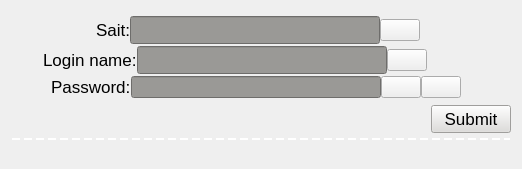
<?xml version="1.0" encoding="UTF-8"?>
<ui version="4.0">
 <class>newPasswordContainer</class>
 <widget class="QWidget" name="newPasswordContainer">
  <property name="geometry">
   <rect>
    <x>0</x>
    <y>0</y>
    <width>518</width>
    <height>169</height>
   </rect>
  </property>
  <property name="font">
   <font>
    <pointsize>13</pointsize>
   </font>
  </property>
  <property name="cursor">
   <cursorShape>ArrowCursor</cursorShape>
  </property>
  <property name="windowTitle">
   <string>Form</string>
  </property>
  <property name="layoutDirection">
   <enum>Qt::LeftToRight</enum>
  </property>
  <property name="styleSheet">
   <string notr="true">QLineEdit{
	background-color: rgb(154, 153, 150);
}
</string>
  </property>
  <layout class="QVBoxLayout" name="verticalLayout">
   <item alignment="Qt::AlignTop">
    <widget class="QFrame" name="newPasswordSubContainer">
     <property name="minimumSize">
      <size>
       <width>500</width>
       <height>0</height>
      </size>
     </property>
     <property name="maximumSize">
      <size>
       <width>500</width>
       <height>300</height>
      </size>
     </property>
     <property name="cursor">
      <cursorShape>ArrowCursor</cursorShape>
     </property>
     <property name="styleSheet">
      <string notr="true">#newPasswordSubContainer{
	border : 0px solid blue;
	border-bottom:2px dashed rgb(255, 255, 255);
}</string>
     </property>
     <layout class="QVBoxLayout" name="verticalLayout_2">
      <property name="spacing">
       <number>2</number>
      </property>
      <property name="leftMargin">
       <number>0</number>
      </property>
      <property name="topMargin">
       <number>5</number>
      </property>
      <property name="rightMargin">
       <number>0</number>
      </property>
      <property name="bottomMargin">
       <number>5</number>
      </property>
      <item alignment="Qt::AlignLeft">
       <widget class="QWidget" name="sait_widget" native="true">
        <property name="sizePolicy">
         <sizepolicy hsizetype="Preferred" vsizetype="Preferred">
          <horstretch>0</horstretch>
          <verstretch>0</verstretch>
         </sizepolicy>
        </property>
        <property name="minimumSize">
         <size>
          <width>450</width>
          <height>0</height>
         </size>
        </property>
        <property name="maximumSize">
         <size>
          <width>450</width>
          <height>16777215</height>
         </size>
        </property>
        <layout class="QHBoxLayout" name="horizontalLayout">
         <property name="spacing">
          <number>0</number>
         </property>
         <property name="leftMargin">
          <number>0</number>
         </property>
         <property name="topMargin">
          <number>0</number>
         </property>
         <property name="rightMargin">
          <number>0</number>
         </property>
         <property name="bottomMargin">
          <number>0</number>
         </property>
         <item>
          <spacer name="sait_spacer_left">
           <property name="orientation">
            <enum>Qt::Horizontal</enum>
           </property>
           <property name="sizeHint" stdset="0">
            <size>
             <width>40</width>
             <height>20</height>
            </size>
           </property>
          </spacer>
         </item>
         <item alignment="Qt::AlignRight">
          <widget class="QLabel" name="sait_label">
           <property name="font">
            <font>
             <pointsize>13</pointsize>
            </font>
           </property>
           <property name="text">
            <string>Sait:</string>
           </property>
          </widget>
         </item>
         <item>
          <widget class="QLineEdit" name="sait_input">
           <property name="minimumSize">
            <size>
             <width>250</width>
             <height>28</height>
            </size>
           </property>
           <property name="maximumSize">
            <size>
             <width>250</width>
             <height>16777215</height>
            </size>
           </property>
           <property name="font">
            <font>
             <pointsize>13</pointsize>
            </font>
           </property>
           <property name="layoutDirection">
            <enum>Qt::RightToLeft</enum>
           </property>
           <property name="styleSheet">
            <string notr="true"/>
           </property>
           <property name="echoMode">
            <enum>QLineEdit::Normal</enum>
           </property>
          </widget>
         </item>
         <item>
          <widget class="QPushButton" name="sait_copy_btn">
           <property name="text">
            <string/>
           </property>
           <property name="icon">
            <iconset resource="resources.qrc">
             <normaloff>:/icons/icons/clipboard.svg</normaloff>:/icons/icons/clipboard.svg</iconset>
           </property>
           <property name="iconSize">
            <size>
             <width>24</width>
             <height>24</height>
            </size>
           </property>
          </widget>
         </item>
         <item>
          <spacer name="sait_spacer_right">
           <property name="orientation">
            <enum>Qt::Horizontal</enum>
           </property>
           <property name="sizeType">
            <enum>QSizePolicy::Preferred</enum>
           </property>
           <property name="sizeHint" stdset="0">
            <size>
             <width>41</width>
             <height>20</height>
            </size>
           </property>
          </spacer>
         </item>
        </layout>
       </widget>
      </item>
      <item>
       <widget class="QWidget" name="login_name_widget" native="true">
        <property name="minimumSize">
         <size>
          <width>450</width>
          <height>0</height>
         </size>
        </property>
        <property name="maximumSize">
         <size>
          <width>450</width>
          <height>16777215</height>
         </size>
        </property>
        <layout class="QHBoxLayout" name="horizontalLayout_2">
         <property name="spacing">
          <number>0</number>
         </property>
         <property name="leftMargin">
          <number>0</number>
         </property>
         <property name="topMargin">
          <number>0</number>
         </property>
         <property name="rightMargin">
          <number>0</number>
         </property>
         <property name="bottomMargin">
          <number>0</number>
         </property>
         <item>
          <spacer name="login_name_spacer_left">
           <property name="orientation">
            <enum>Qt::Horizontal</enum>
           </property>
           <property name="sizeHint" stdset="0">
            <size>
             <width>40</width>
             <height>20</height>
            </size>
           </property>
          </spacer>
         </item>
         <item alignment="Qt::AlignRight">
          <widget class="QLabel" name="login_name_label">
           <property name="font">
            <font>
             <pointsize>13</pointsize>
            </font>
           </property>
           <property name="text">
            <string>Login name:</string>
           </property>
          </widget>
         </item>
         <item alignment="Qt::AlignRight|Qt::AlignTop">
          <widget class="QLineEdit" name="login_name_input">
           <property name="minimumSize">
            <size>
             <width>250</width>
             <height>28</height>
            </size>
           </property>
           <property name="maximumSize">
            <size>
             <width>250</width>
             <height>16777215</height>
            </size>
           </property>
           <property name="font">
            <font>
             <pointsize>13</pointsize>
            </font>
           </property>
           <property name="echoMode">
            <enum>QLineEdit::Normal</enum>
           </property>
          </widget>
         </item>
         <item>
          <widget class="QPushButton" name="login_copy_btn">
           <property name="text">
            <string/>
           </property>
           <property name="icon">
            <iconset resource="resources.qrc">
             <normaloff>:/icons/icons/clipboard.svg</normaloff>:/icons/icons/clipboard.svg</iconset>
           </property>
           <property name="iconSize">
            <size>
             <width>24</width>
             <height>24</height>
            </size>
           </property>
          </widget>
         </item>
         <item>
          <spacer name="login_name_spacer_right">
           <property name="orientation">
            <enum>Qt::Horizontal</enum>
           </property>
           <property name="sizeType">
            <enum>QSizePolicy::Preferred</enum>
           </property>
           <property name="sizeHint" stdset="0">
            <size>
             <width>41</width>
             <height>20</height>
            </size>
           </property>
          </spacer>
         </item>
        </layout>
       </widget>
      </item>
      <item alignment="Qt::AlignLeft">
       <widget class="QWidget" name="password_widget" native="true">
        <property name="minimumSize">
         <size>
          <width>450</width>
          <height>0</height>
         </size>
        </property>
        <property name="maximumSize">
         <size>
          <width>450</width>
          <height>16777215</height>
         </size>
        </property>
        <layout class="QHBoxLayout" name="horizontalLayout_3" stretch="0,0,0,0,0">
         <property name="spacing">
          <number>0</number>
         </property>
         <property name="leftMargin">
          <number>0</number>
         </property>
         <property name="topMargin">
          <number>0</number>
         </property>
         <property name="rightMargin">
          <number>0</number>
         </property>
         <property name="bottomMargin">
          <number>5</number>
         </property>
         <item>
          <spacer name="password_spacer_left">
           <property name="orientation">
            <enum>Qt::Horizontal</enum>
           </property>
           <property name="sizeHint" stdset="0">
            <size>
             <width>40</width>
             <height>20</height>
            </size>
           </property>
          </spacer>
         </item>
         <item alignment="Qt::AlignRight">
          <widget class="QLabel" name="password_label">
           <property name="font">
            <font>
             <pointsize>13</pointsize>
            </font>
           </property>
           <property name="text">
            <string>Password:</string>
           </property>
          </widget>
         </item>
         <item alignment="Qt::AlignHCenter">
          <widget class="QLineEdit" name="password_input">
           <property name="sizePolicy">
            <sizepolicy hsizetype="Fixed" vsizetype="Fixed">
             <horstretch>0</horstretch>
             <verstretch>0</verstretch>
            </sizepolicy>
           </property>
           <property name="minimumSize">
            <size>
             <width>250</width>
             <height>22</height>
            </size>
           </property>
           <property name="maximumSize">
            <size>
             <width>250</width>
             <height>16777215</height>
            </size>
           </property>
           <property name="font">
            <font>
             <pointsize>13</pointsize>
            </font>
           </property>
           <property name="echoMode">
            <enum>QLineEdit::Password</enum>
           </property>
          </widget>
         </item>
         <item alignment="Qt::AlignLeft">
          <widget class="QPushButton" name="password_copy_btn">
           <property name="cursor">
            <cursorShape>PointingHandCursor</cursorShape>
           </property>
           <property name="text">
            <string/>
           </property>
           <property name="icon">
            <iconset resource="resources.qrc">
             <normaloff>:/icons/icons/clipboard.svg</normaloff>:/icons/icons/clipboard.svg</iconset>
           </property>
           <property name="iconSize">
            <size>
             <width>24</width>
             <height>24</height>
            </size>
           </property>
          </widget>
         </item>
         <item alignment="Qt::AlignLeft">
          <widget class="QPushButton" name="password_visibility_btn">
           <property name="cursor">
            <cursorShape>PointingHandCursor</cursorShape>
           </property>
           <property name="text">
            <string/>
           </property>
           <property name="icon">
            <iconset resource="resources.qrc">
             <normaloff>:/icons/icons/eye.svg</normaloff>:/icons/icons/eye.svg</iconset>
           </property>
           <property name="iconSize">
            <size>
             <width>24</width>
             <height>24</height>
            </size>
           </property>
          </widget>
         </item>
        </layout>
       </widget>
      </item>
      <item alignment="Qt::AlignRight">
       <widget class="QPushButton" name="submit_btn">
        <property name="font">
         <font>
          <pointsize>13</pointsize>
         </font>
        </property>
        <property name="cursor">
         <cursorShape>PointingHandCursor</cursorShape>
        </property>
        <property name="styleSheet">
         <string notr="true">background-color: rgb(222, 221, 218);
color: rgb(0, 0, 0);</string>
        </property>
        <property name="text">
         <string>Submit</string>
        </property>
       </widget>
      </item>
     </layout>
    </widget>
   </item>
  </layout>
 </widget>
 <resources>
  <include location="resources.qrc"/>
 </resources>
 <connections/>
</ui>
